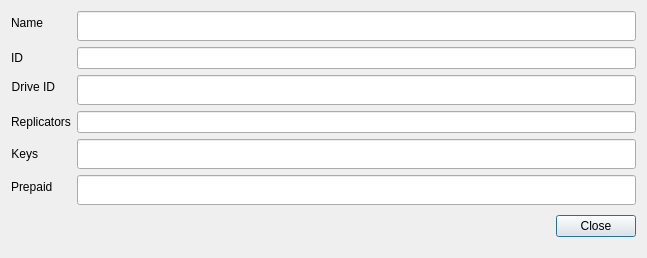
<?xml version="1.0" encoding="UTF-8"?>
<ui version="4.0">
 <class>ChannelInfoDialog</class>
 <widget class="QDialog" name="ChannelInfoDialog">
  <property name="enabled">
   <bool>true</bool>
  </property>
  <property name="geometry">
   <rect>
    <x>0</x>
    <y>0</y>
    <width>647</width>
    <height>258</height>
   </rect>
  </property>
  <property name="windowTitle">
   <string>Dialog</string>
  </property>
  <layout class="QVBoxLayout" name="verticalLayout">
   <item>
    <layout class="QVBoxLayout" name="verticalLayout_2">
     <property name="sizeConstraint">
      <enum>QLayout::SetMaximumSize</enum>
     </property>
     <item>
      <layout class="QFormLayout" name="formLayout">
       <item row="0" column="0">
        <widget class="QLabel" name="label_2">
         <property name="text">
          <string>Name</string>
         </property>
         <property name="alignment">
          <set>Qt::AlignRight|Qt::AlignTrailing|Qt::AlignVCenter</set>
         </property>
        </widget>
       </item>
       <item row="0" column="1">
        <widget class="QLineEdit" name="name">
         <property name="minimumSize">
          <size>
           <width>450</width>
           <height>30</height>
          </size>
         </property>
         <property name="maximumSize">
          <size>
           <width>16777215</width>
           <height>30</height>
          </size>
         </property>
        </widget>
       </item>
       <item row="2" column="0">
        <widget class="QLabel" name="label">
         <property name="minimumSize">
          <size>
           <width>0</width>
           <height>0</height>
          </size>
         </property>
         <property name="text">
          <string>Drive ID</string>
         </property>
         <property name="alignment">
          <set>Qt::AlignRight|Qt::AlignTrailing|Qt::AlignVCenter</set>
         </property>
        </widget>
       </item>
       <item row="2" column="1">
        <widget class="QLineEdit" name="driveKey">
         <property name="minimumSize">
          <size>
           <width>450</width>
           <height>30</height>
          </size>
         </property>
         <property name="maximumSize">
          <size>
           <width>16777215</width>
           <height>30</height>
          </size>
         </property>
        </widget>
       </item>
       <item row="4" column="0">
        <widget class="QLabel" name="keys">
         <property name="sizePolicy">
          <sizepolicy hsizetype="MinimumExpanding" vsizetype="MinimumExpanding">
           <horstretch>0</horstretch>
           <verstretch>0</verstretch>
          </sizepolicy>
         </property>
         <property name="text">
          <string>Keys</string>
         </property>
         <property name="alignment">
          <set>Qt::AlignRight|Qt::AlignTrailing|Qt::AlignVCenter</set>
         </property>
        </widget>
       </item>
       <item row="4" column="1">
        <widget class="QLineEdit" name="keysLine">
         <property name="minimumSize">
          <size>
           <width>450</width>
           <height>30</height>
          </size>
         </property>
         <property name="maximumSize">
          <size>
           <width>16777215</width>
           <height>30</height>
          </size>
         </property>
        </widget>
       </item>
       <item row="5" column="0">
        <widget class="QLabel" name="prepaidAmount">
         <property name="text">
          <string>Prepaid</string>
         </property>
        </widget>
       </item>
       <item row="5" column="1">
        <widget class="QLineEdit" name="prepaidAmountLine">
         <property name="minimumSize">
          <size>
           <width>450</width>
           <height>30</height>
          </size>
         </property>
         <property name="maximumSize">
          <size>
           <width>16777215</width>
           <height>30</height>
          </size>
         </property>
        </widget>
       </item>
       <item row="6" column="1">
        <widget class="QDialogButtonBox" name="buttonBox">
         <property name="minimumSize">
          <size>
           <width>0</width>
           <height>30</height>
          </size>
         </property>
         <property name="maximumSize">
          <size>
           <width>16777215</width>
           <height>30</height>
          </size>
         </property>
         <property name="standardButtons">
          <set>QDialogButtonBox::Close</set>
         </property>
        </widget>
       </item>
       <item row="1" column="0">
        <widget class="QLabel" name="label_3">
         <property name="text">
          <string>ID</string>
         </property>
        </widget>
       </item>
       <item row="1" column="1">
        <widget class="QLineEdit" name="id"/>
       </item>
       <item row="3" column="1">
        <widget class="QLineEdit" name="replicators"/>
       </item>
       <item row="3" column="0">
        <widget class="QLabel" name="label_4">
         <property name="text">
          <string>Replicators</string>
         </property>
        </widget>
       </item>
      </layout>
     </item>
    </layout>
   </item>
  </layout>
 </widget>
 <resources/>
 <connections/>
</ui>
